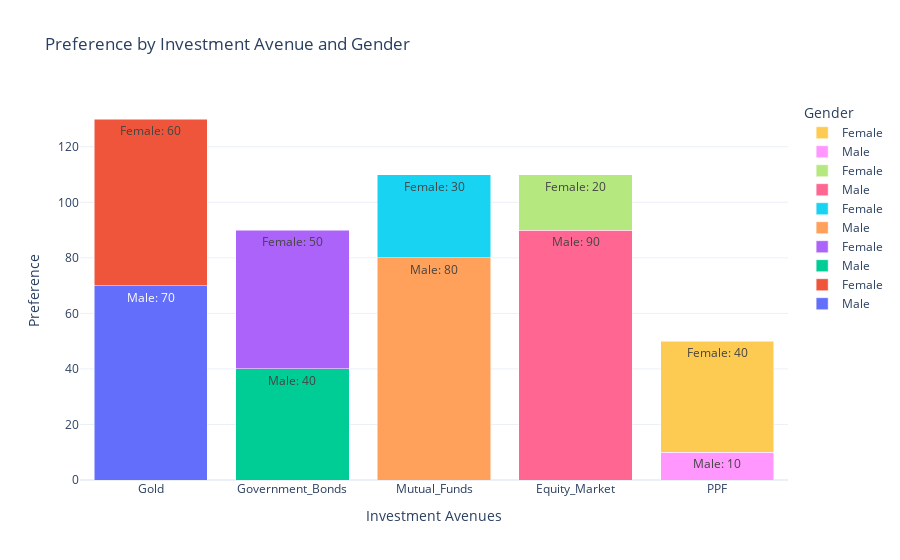

The notebook cell this image was saved under:
### Markdown cell above
### 6. Investment Monitoring Preferences Bar Chart
Description: Visualize how investors prefer to monitor their investments.
Like, identify the common methods investors use to keep track of their investments.

### Code cell
import pandas as pd
import plotly.graph_objects as go

# Corrected sample DataFrame creation with same length for each column
data = {
    'Investment_Avenues': ['Gold', 'Gold', 'Government_Bonds', 'Government_Bonds', 'Mutual_Funds', 'Mutual_Funds', 'Equity_Market', 'Equity_Market', 'PPF', 'PPF'],
    'Gender': ['Male', 'Female', 'Male', 'Female', 'Male', 'Female', 'Male', 'Female', 'Male', 'Female'],
    'Preference': [70, 60, 40, 50, 80, 30, 90, 20, 10, 40]
}

# Create DataFrame
df = pd.DataFrame(data)

# Define unique categories
investment_avenues = df['Investment_Avenues'].unique()
genders = df['Gender'].unique()

# Prepare data for the stacked bar plot
bars = []
for avenue in investment_avenues:
    for gender in genders:
        filtered_values = df[(df['Investment_Avenues'] == avenue) & (df['Gender'] == gender)]['Preference'].values
        value = filtered_values[0] if filtered_values.size > 0 else 0  # default to 0 if no data
        bars.append(go.Bar(
            x=[avenue],
            y=[value],
            name=gender,
            text=f'{gender}: {value}',
            hoverinfo='text'
        ))

# Create the figure for the stacked bar chart
fig = go.Figure(data=bars)

# Update layout for better visualization
fig.update_layout(
    barmode='stack',
    title='Preference by Investment Avenue and Gender',
    xaxis_title='Investment Avenues',
    yaxis_title='Preference',
    legend_title='Gender',
    template='plotly_white'
)

# Show the figure
fig.show()

### Figure 1 — Plotly figure (JSON) as saved in the notebook; plotly's stock layout.template omitted (floating-point values rounded to 4 significant figures)
{"data": [{"hoverinfo": "text", "name": "Male", "text": "Male: 70", "x": ["Gold"], "y": [70], "type": "bar"}, {"hoverinfo": "text", "name": "Female", "text": "Female: 60", "x": ["Gold"], "y": [60], "type": "bar"}, {"hoverinfo": "text", "name": "Male", "text": "Male: 40", "x": ["Government_Bonds"], "y": [40], "type": "bar"}, {"hoverinfo": "text", "name": "Female", "text": "Female: 50", "x": ["Government_Bonds"], "y": [50], "type": "bar"}, {"hoverinfo": "text", "name": "Male", "text": "Male: 80", "x": ["Mutual_Funds"], "y": [80], "type": "bar"}, {"hoverinfo": "text", "name": "Female", "text": "Female: 30", "x": ["Mutual_Funds"], "y": [30], "type": "bar"}, {"hoverinfo": "text", "name": "Male", "text": "Male: 90", "x": ["Equity_Market"], "y": [90], "type": "bar"}, {"hoverinfo": "text", "name": "Female", "text": "Female: 20", "x": ["Equity_Market"], "y": [20], "type": "bar"}, {"hoverinfo": "text", "name": "Male", "text": "Male: 10", "x": ["PPF"], "y": [10], "type": "bar"}, {"hoverinfo": "text", "name": "Female", "text": "Female: 40", "x": ["PPF"], "y": [40], "type": "bar"}], "layout": {"barmode": "stack", "title": {"text": "Preference by Investment Avenue and Gender"}, "xaxis": {"title": {"text": "Investment Avenues"}}, "yaxis": {"title": {"text": "Preference"}}, "legend": {"title": {"text": "Gender"}}}}
